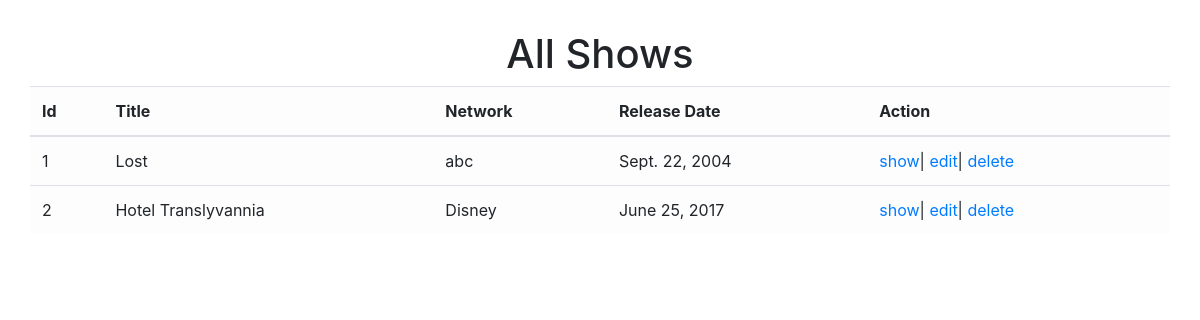
Before: / with the older database file.
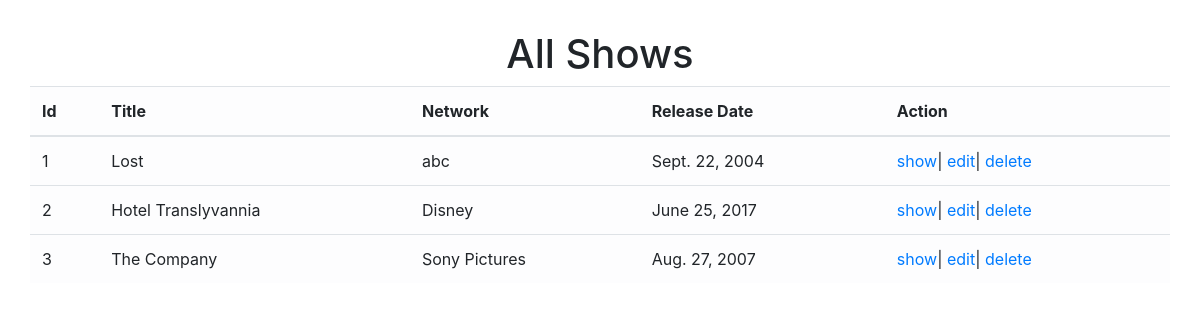
After: the same page with the newer database file.
### TV_shows_app/models.py (models this page shows)
class Show(models.Model):
    title= models.CharField(max_length=255)
    network= models.CharField(max_length=255)
    release_date= models.DateField(null=True, blank=True)
    description= models.TextField()
    created_at= models.DateTimeField(auto_now_add=True)
    updated_at= models.DateTimeField(auto_now=True)

### TV_shows_app/views.py (the view)
# urls.py: path('', views.index),
def index(request):
    context = {
        'shows': Show.objects.all()
    }
    return render(request, 'index.html', context)

### TV_shows_app/templates/index.html (shortened to what this page needs)
<!DOCTYPE html>
<html lang="en">
<head>
    <link rel="stylesheet" href="https://maxcdn.bootstrapcdn.com/bootstrap/4.0.0/css/bootstrap.min.css">
    {% load static %}
    <link rel="stylesheet" href="{% static 'styles.css' %}">
</head>
<body>
    <div class="container-md">
        <h1>All Shows</h1>
        <table class="table table-light">
            <thead>
                <tr>
                    <th>Id</th>
                    <th>Title</th>
                    <th>Network</th>
                    <th>Release Date</th>
                    <th>Action</th>
                </tr>
            </thead>
            <tbody>
            {% for show in shows %}
            <tr>
                <td>{{ show.id }}</td>
                <td>{{ show.title }}</td>
                <td>{{ show.network }}</td>
                <td>{{ show.release_date }}</td>
                <td><a href="/show/{{ show.id }}">show</a>| <a href="/edit/{{ show.id }}">edit</a>| <a href="/delete/{{ show.id }}">delete</a></td>
            </tr>
            {% endfor %}
            </tbody>
        </table>
    </div>
</body>
</html>

### TV_shows_app/static/styles.css (style rules this page uses)
* { margin: 0; padding: 0; }
.container-md { margin:auto; padding: 30px; }
h1 { text-align:center; }

Changed rows visible on the page:
added Show: id "3", title "The Company", network "Sony Pictures", release_date "Aug. 27, 2007"
